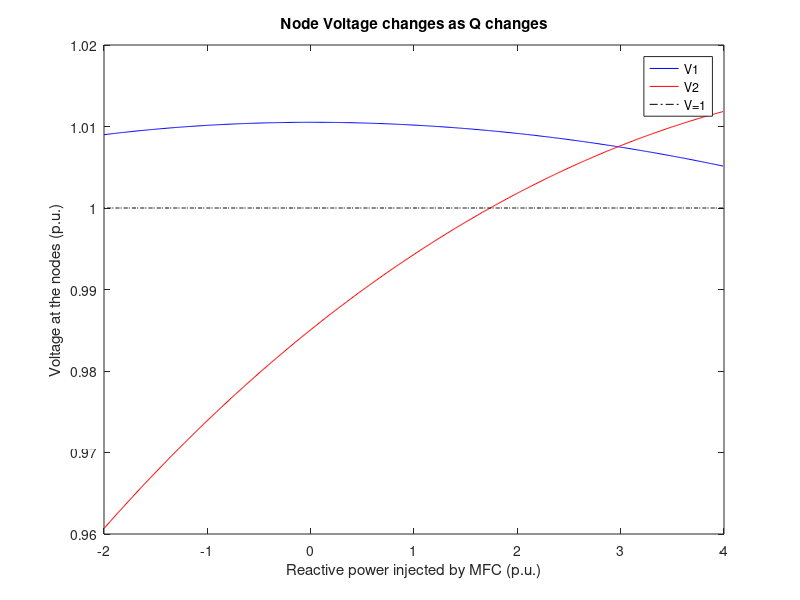
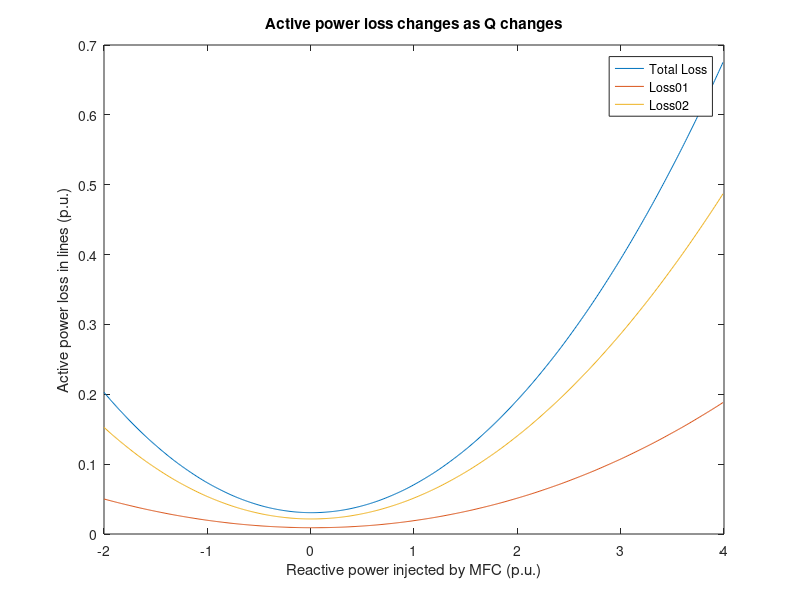

Write MATLAB code to recreate these figures, in order.
clear
clc
 
V0=1.02;

ZL01=0.01;
ZL12=0.03+1i*0.01;
Zload1=1/(0.1-1i*0.03);
Sload2=0.8347+1i*1;

YL01=1/ZL01;
YL12=1/ZL12;
Yload1=1/Zload1;
Pload2=0.8347;
Qload2=4;
 
Y=[YL01,-YL01,0;
-YL01,YL01+YL12+Yload1,-YL12;
0,-YL12,YL12;];

G01=real(Y(1,2));
B01=imag(Y(1,2));
 
G11=real(Y(2,2));
B11=imag(Y(2,2));
 
G12=real(Y(2,3));
B12=imag(Y(2,3));
 
G22=real(Y(3,3));
B22=imag(Y(3,3));
 
k=600;
V1 = zeros(1,k);
V2 = zeros(1,k);
baseline = ones(1,k);
Q = zeros(1,k);
Loss01=zeros(1,k);
Loss12=zeros(1,k);
Loss=zeros(1,k);
for m = 1:k
    Qload2 = Qload2-0.01;
    f=@(V1,V2,theta1,theta2) [V0*V1*(G01*cos(theta1)+B01*sin(theta1))+V1*V1*G11+V1*V2*(G12*cos(theta1-theta2)+B12*sin(theta1-theta2));     V1*V2*(G12*cos(theta2-theta1)+B12*sin(theta2-theta1))+V2*V2*G22+Pload2;    V0*V1*(G01*sin(theta1)-B01*cos(theta1))-V1*V1*B11+V1*V2*(G12*sin(theta1-theta2)-B12*cos(theta1-theta2));    V1*V2*(G12*sin(theta2-theta1)-B12*cos(theta2-theta1))-V2*V2*B22-Qload2;];

    J=@(V1,V2,theta1,theta2) [V0*(G01*cos(theta1)+B01*sin(theta1))+2*V1*G11+V2*(G12*cos(theta1-theta2)+B12*sin(theta1-theta2)),    V1*(G12*cos(theta1-theta2)+B12*sin(theta1-theta2)),    V0*V1*(-G01*sin(theta1)+B01*cos(theta1))+V1*V2*(-G12*sin(theta1-theta2)+B12*cos(theta1-theta2)),    V1*V2*(G12*sin(theta1-theta2)-B12*cos(theta1-theta2));    V2*(G12*cos(theta2-theta1)+B12*sin(theta2-theta1)),    V1*(G12*cos(theta2-theta1)+B12*sin(theta2-theta1))+2*V2*G22,    V1*V2*(G12*sin(theta2-theta1)-B12*cos(theta2-theta1)),    V1*V2*(-G12*sin(theta2-theta1)+B12*cos(theta2-theta1));    V0*(G01*sin(theta1)-B01*cos(theta1))-2*V1*B11+V2*(G12*sin(theta1-theta2)-B12*cos(theta1-theta2)),    V1*(G12*sin(theta1-theta2)-B12*cos(theta1-theta2)),    V0*V1*(G01*cos(theta1)+B01*sin(theta1))+V1*V2*(G12*cos(theta1-theta2)+B12*sin(theta1-theta2)),    V1*V2*(-G12*cos(theta1-theta2)-B12*sin(theta1-theta2));    V2*(G12*sin(theta2-theta1)-B12*cos(theta2-theta1)),    V1*(G12*sin(theta2-theta1)-B12*cos(theta2-theta1))-2*V2*B22,    V1*V2*(-G12*cos(theta2-theta1)-B12*sin(theta2-theta1)),    V1*V2*(G12*cos(theta2-theta1)+B12*sin(theta2-theta1));];

    fp=@(x) f(x(1),x(2),x(3),x(4));
    Jp=@(x) J(x(1),x(2),x(3),x(4));

    x=zeros(3,4);
    x(1,:)=[1.02,1.02,0,0];
    %disp(norm(fp(x(1,:))));
    for n=2:length(x)
        x(n,:)=x(n-1,:)-((Jp(x(n-1,:))^(-1))*fp(x(n-1,:)))';
        %disp(norm(fp(x(n,:))));
    end
    %disp('Solution:');
    %disp(x(n,:));
    V1(m)=x(n,1);
    V2(m)=x(n,2);
    Q(m)=Qload2;
    Loss12(m)=(Pload2*Pload2+Qload2*Qload2)/(V2(m)*V2(m))*ZL12;
    S1=V1(m)*V1(m)*Yload1+Loss12(m)+Pload2+1i*Qload2;
    P1=real(S1);
    Q1=imag(S1);
    Loss01(m)=(P1*P1+Q1*Q1)/(V1(m)*V1(m))*ZL01;
    Loss(m)=Loss01(m)+Loss12(m);
end
figure;
plot(Q,V1,'b',Q,V2,'r',Q,baseline,'-.k');
title('Node Voltage changes as Q changes');
xlabel('Reactive power injected by MFC (p.u.)');
ylabel('Voltage at the nodes (p.u.)');
legend('V1','V2','V=1');
figure;
plot(Q,Loss,Q,Loss01,Q,Loss12);
title('Active power loss changes as Q changes');
xlabel('Reactive power injected by MFC (p.u.)');
ylabel('Active power loss in lines (p.u.)');
legend('Total Loss','Loss01','Loss02');
%hold on;
%plot(Q(find(Loss==min(Loss))),min(Loss),'r*');
